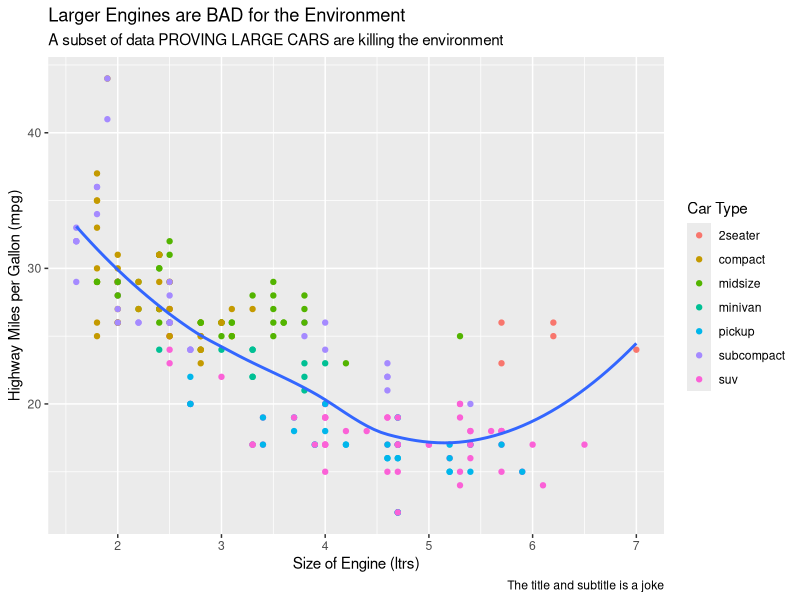
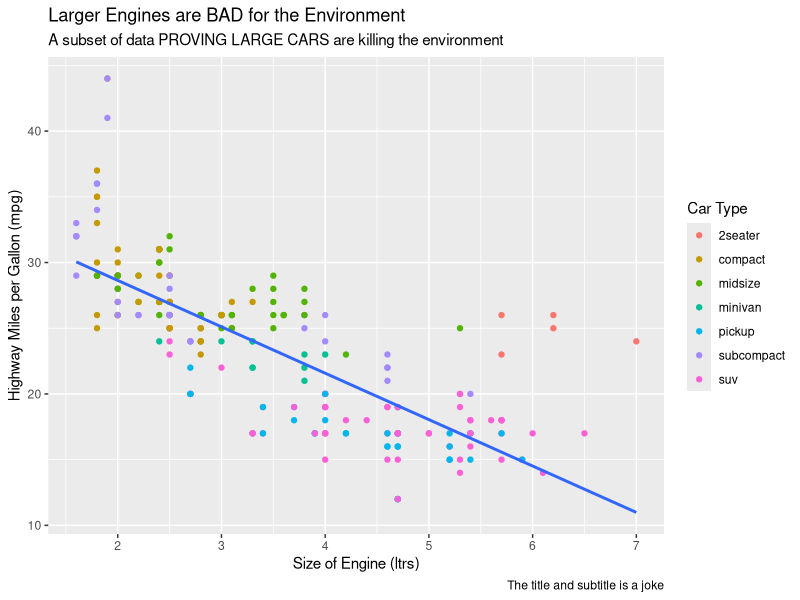
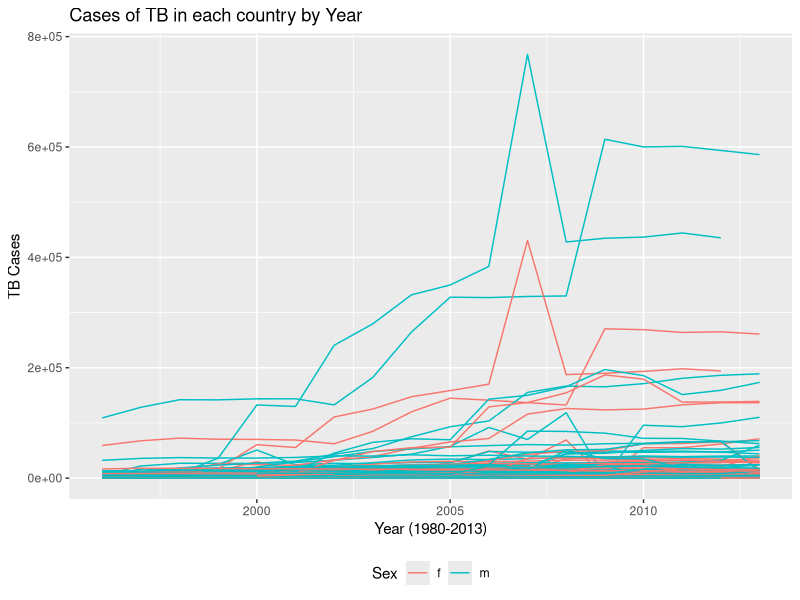
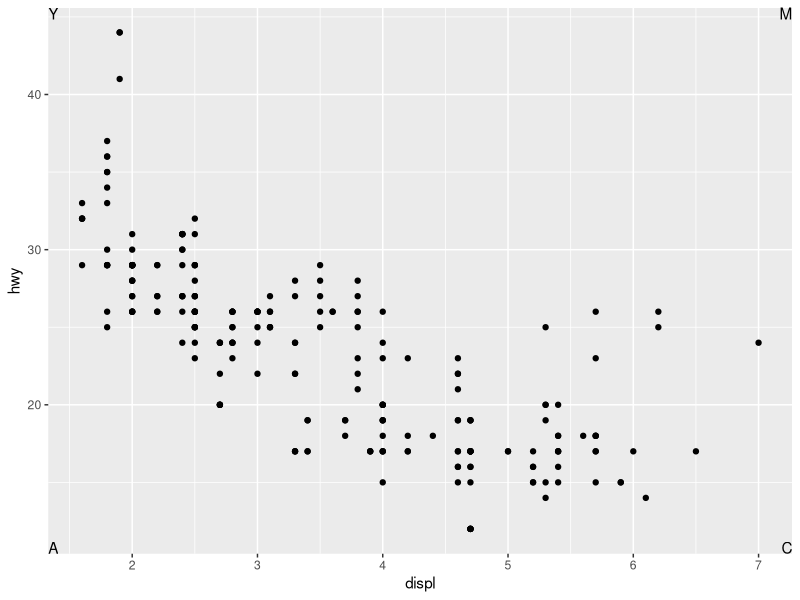
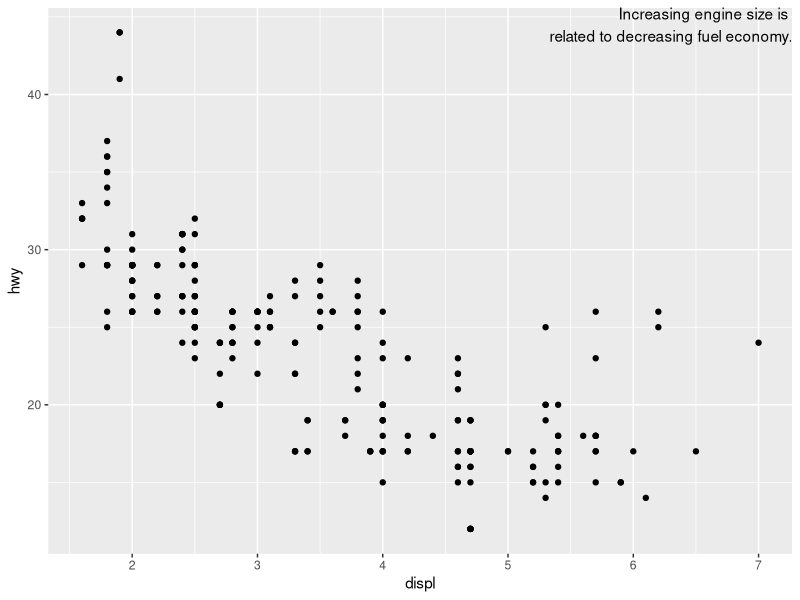
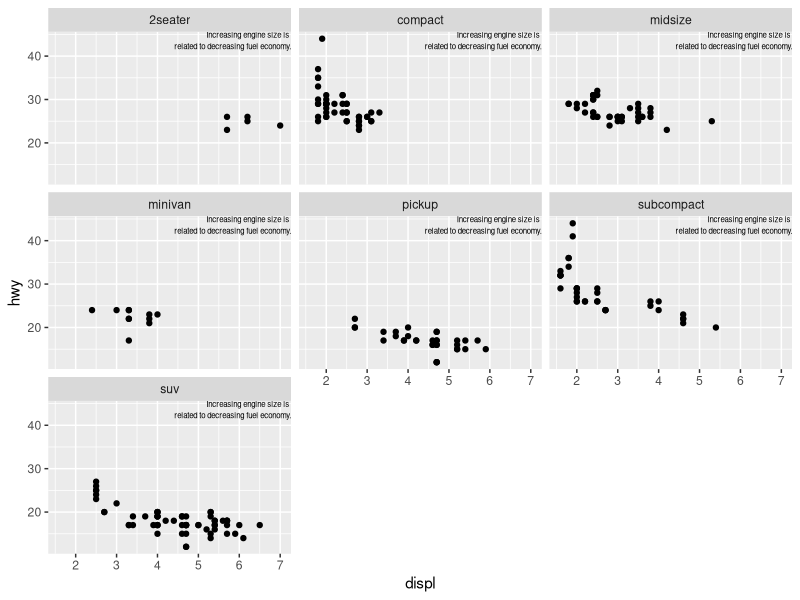
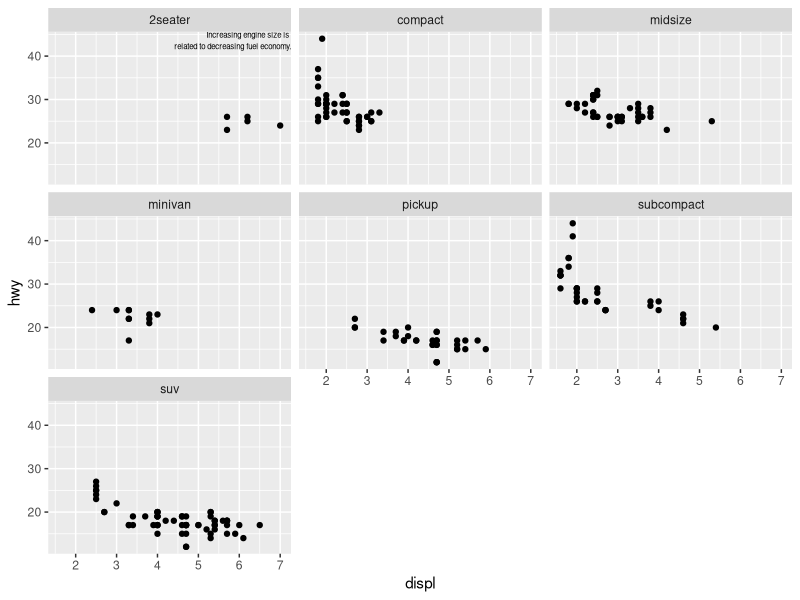
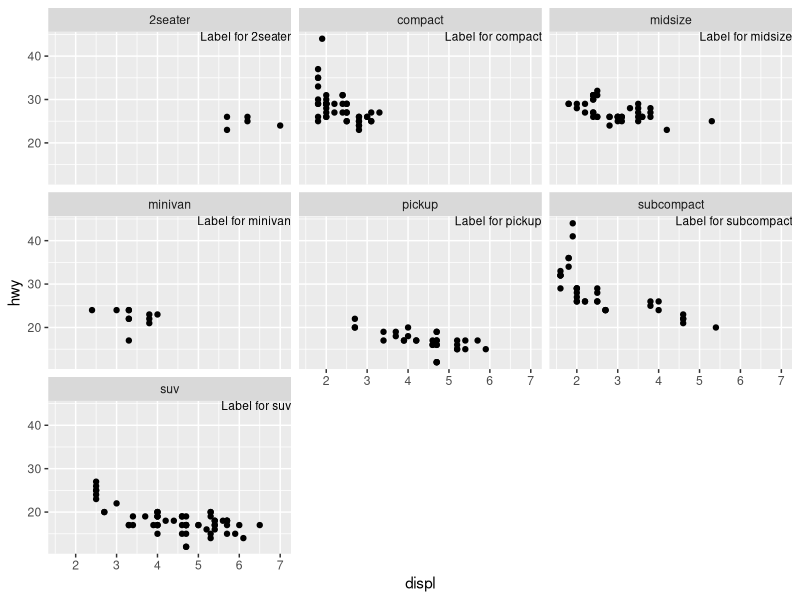

Write the R code that produced these figures, in order.
## ---- chunk 1
library(tidyverse)
library(lubridate)

## ---- chunk 2
ggplot(mpg, aes(displ, hwy)) +
  geom_point(aes(color = class)) +
  geom_smooth(se = FALSE) +
  labs(
        title = "Larger Engines are BAD for the Environment",
       subtitle = "A subset of data PROVING LARGE CARS are killing the environment",
       caption = "The title and subtitle is a joke",
       x = "Size of Engine (ltrs)", 
       y = "Highway Miles per Gallon (mpg)",
       color = "Car Type"
       )
## ---- chunk 3
ggplot(mpg, aes(displ, hwy)) +
  geom_point(aes(color = class)) +
  geom_smooth(method = "lm", se = FALSE) +
  labs(
    title = "Larger Engines are BAD for the Environment",
    subtitle = "A subset of data PROVING LARGE CARS are killing the environment",
    caption = "The title and subtitle is a joke",
    x = "Size of Engine (ltrs)", 
    y = "Highway Miles per Gallon (mpg)",
    color = "Car Type"
  )
## ---- chunk 4
who_clean <- who %>%
  gather(code, value, new_sp_m014:newrel_f65, na.rm = TRUE) %>% 
  mutate(code = stringr::str_replace(code, "newrel", "new_rel")) %>%
  separate(code, c("new", "var", "sexage")) %>% 
  select(-new, -iso2, -iso3) %>% 
  separate(sexage, c("sex", "age"), sep = 1)

whoSummary <- who_clean %>%
  group_by(country, year, sex) %>%
  filter(year > 1995) %>%
  summarise(cases = sum(value)) %>%
  unite(country_sex, country, sex, remove = FALSE) 

ggplot(whoSummary,aes(x = year, y = cases, group = country_sex, colour = sex)) +
  geom_line() +
  theme(legend.position = "bottom") +
  labs(
        title = "Cases of TB in each country by Year",
        captoin = "Graph originally from Chapter 12.6.1 R Exercise Textbook HW",
        x = "Year (1980-2013)",
        y = "TB Cases",
        color = "Sex"
      )
## ---- chunk 5
label <- tribble(
  ~displ, ~hwy, ~label, ~vjust, ~hjust,
  -Inf,  Inf,    "Y", "top", "left",
  Inf,  Inf,    "M", "top", "right",
  Inf, -Inf,    "C", "bottom", "right",
  -Inf, -Inf,    "A", "bottom", "left"
)

ggplot(mpg, aes(displ,hwy)) +
  geom_point() +
  geom_text(aes(label = label, vjust=vjust, hjust=hjust ), data = label )
## ---- chunk 6
ggplot(mpg, aes(displ, hwy)) +
  geom_point() +
  annotate("text", x = Inf, y = Inf, 
           label = "Increasing engine size is \nrelated to decreasing fuel economy.", vjust = "top", hjust = "right")
## ---- chunk 7
label <- tibble(
  displ = Inf,
  hwy = Inf,
  label = "Increasing engine size is \nrelated to decreasing fuel economy."
)

ggplot(mpg, aes(displ, hwy)) +
  geom_point() +
  geom_text(aes(label = label), data = label, vjust = "top", hjust = "right",
            size = 2) +
  facet_wrap(~ class)
## ---- chunk 8
label <- tibble(
  displ = Inf,
  hwy = Inf,
  class = "2seater",
  label = "Increasing engine size is \nrelated to decreasing fuel economy."
)

ggplot(mpg, aes(displ, hwy)) +
  geom_point() +
  geom_text(aes(label = label), data = label, vjust = "top", hjust = "right",
            size = 2) +
  facet_wrap(~ class)
## ---- chunk 9
label <- tibble(
  displ = Inf,
  hwy = Inf,
  class = unique(mpg$class),
  label = stringr::str_c("Label for ", class)
)

ggplot(mpg, aes(displ, hwy)) +
  geom_point() +
  geom_text(aes(label = label), data = label, vjust = "top", hjust = "right",
            size = 3) +
  facet_wrap(~ class)
## ---- chunk 10
df <- tibble(
  x = rnorm(10000),
  y = rnorm(10000)
)

ggplot(df, aes(x, y)) +
  geom_hex() +
  scale_fill_gradient(low = "white", high = "red") +
  coord_fixed()
## ---- chunk 11
#Create the TermBreak vector to store the date range between the first year in dataset and last year, with four #years as the break point.
TermBreak <- make_date(
    seq(
        year(min(presidential$start)),
        year(max(presidential$end)),
        by = 4
        ),1,1)

presidential %>%
  mutate(id = 33 + row_number(), 
         name_id = stringr::str_c(name, " (", id, ")")
         ) %>%
  
  ggplot(aes(start, id, colour = party)) +
    geom_point() +
    geom_segment(aes(xend = end, yend = id)) +
    geom_label(aes(label = name_id),nudge_y = .5, nudge_x = 2, alpha=0.5) +
    
    scale_colour_manual(values = c(Republican = "red", Democratic = "blue")) +
    scale_y_continuous("President #",breaks = seq(33, 45, by = 1)) +
    scale_x_date(NULL, breaks = TermBreak, date_labels = "'%y") 
## ---- chunk 12
ggplot(diamonds, aes(carat, price)) +
  geom_point(aes(colour = cut), alpha = 1/20) +
  theme(legend.position = "bottom") +
  guides(colour = guide_legend(nrow = 1, override.aes = list(alpha = 1))) 
